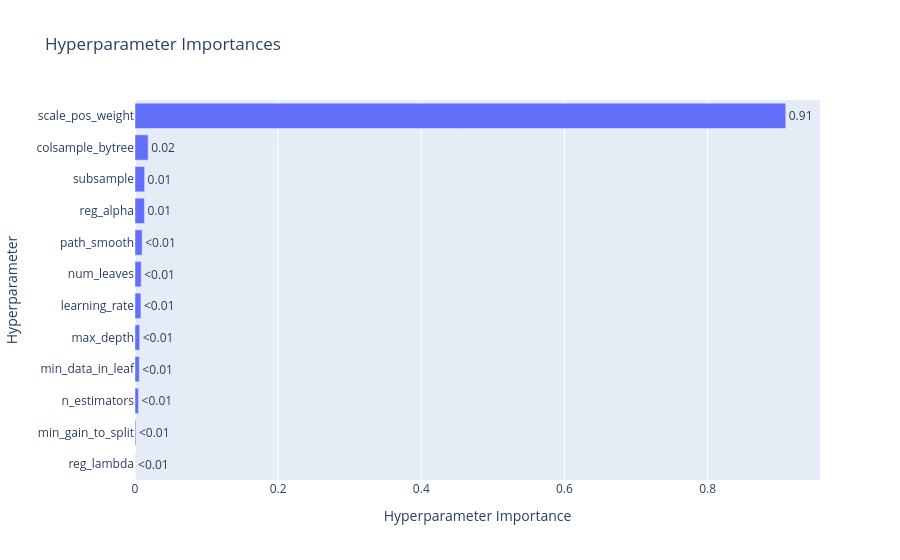

This figure's notebook cell:
### Code cell
optuna.visualization.plot_param_importances(study)

### Figure 1 — Plotly figure (JSON) as saved in the notebook; plotly's stock layout.template omitted (floating-point values rounded to 4 significant figures)
{"data": [{"cliponaxis": false, "hovertemplate": ["reg_lambda (FloatDistribution): 9.863855071517329e-05<extra></extra>", "min_gain_to_split (FloatDistribution): 0.0012530659586351268<extra></extra>", "n_estimators (IntDistribution): 0.004947732415544323<extra></extra>", "min_data_in_leaf (IntDistribution): 0.006006670254586611<extra></extra>", "max_depth (IntDistribution): 0.0066161674807338035<extra></extra>", "learning_rate (FloatDistribution): 0.008214202843298738<extra></extra>", "num_leaves (IntDistribution): 0.008684330404073475<extra></extra>", "path_smooth (FloatDistribution): 0.009994535978552634<extra></extra>", "reg_alpha (FloatDistribution): 0.013200854276632838<extra></extra>", "subsample (FloatDistribution): 0.013429563312617809<extra></extra>", "colsample_bytree (FloatDistribution): 0.01834332409315062<extra></extra>", "scale_pos_weight (FloatDistribution): 0.9092109144314586<extra></extra>"], "name": "Objective Value", "orientation": "h", "text": ["<0.01", "<0.01", "<0.01", "<0.01", "<0.01", "<0.01", "<0.01", "<0.01", "0.01", "0.01", "0.02", "0.91"], "textposition": "outside", "type": "bar", "x": [9.864e-05, 0.001253, 0.004948, 0.006007, 0.006616, 0.008214, 0.008684, 0.009995, 0.0132, 0.01343, 0.01834, 0.9092], "y": ["reg_lambda", "min_gain_to_split", "n_estimators", "min_data_in_leaf", "max_depth", "learning_rate", "num_leaves", "path_smooth", "reg_alpha", "subsample", "colsample_bytree", "scale_pos_weight"]}], "layout": {"title": {"text": "Hyperparameter Importances"}, "xaxis": {"title": {"text": "Hyperparameter Importance"}}, "yaxis": {"title": {"text": "Hyperparameter"}}}}
